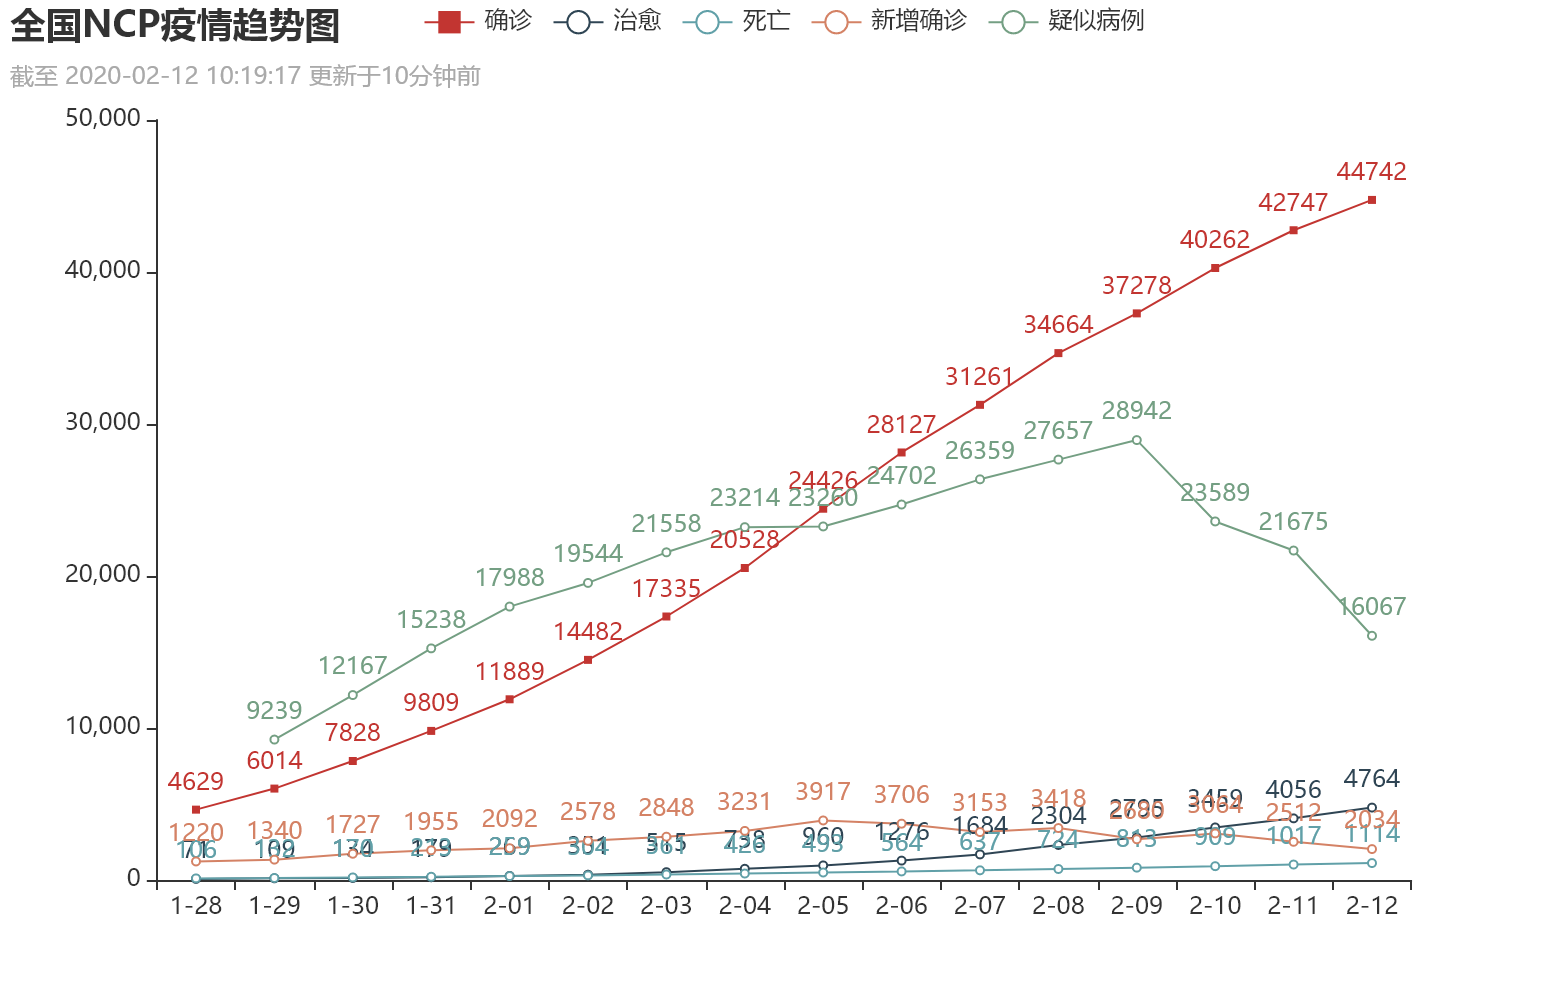

The Python source for this figure:
'''
@author：Billie
更新说明：
1-28 17:00 项目开始着手，spider方法抓取到第一条疫情数据，save_data_csv方法将疫情数据保存至csv文件
1-29 13:12 目标网页文档树改变，爬取策略修改，建立新方法：spider2
1-30 15:00 新建变量national_confirm,存储全国新增确诊数
1-31 15:00 摸鱼，缝缝补补又一天
2-01 15:00 目标网页文档树又改变了，爬取策略修改，建立新方法：spider3，全国数据改用xpath方法查找，全国数据新增“较昨日+”内容显示
2-02 15:00 建立新方法：save_data_main,存储所有日期的全国动态数据到main.csv,复习numpy,pandas
2-03 15:00 建立新方法：make_pic,使用matplotlib绘图
2-09 10:00 建立新方法：__init__,设置全局变量
2-11 14:00 建立新方法：make_chart,使用pyechart绘制图表
'''
import csv
import pandas as pd
import numpy as np
import selenium.webdriver
from selenium.webdriver.chrome.options import Options
import threading
import os
import matplotlib.pyplot as plt
from pyecharts.charts import Line,Bar,Grid
from pyecharts import options as opts
from pyecharts.render import make_snapshot
from snapshot_selenium import snapshot# 使用 snapshot-selenium 渲染图片
from pyecharts.globals import ThemeType# 内置主题类型可查看 pyecharts.globals.ThemeType


class Epidemic():
    def __init__(self):
        self.base_url="https://news.qq.com/zt2020/page/feiyan.htm"
        self.timeNum = 0#数据获取时间
        self.icbar_confirm = 0#全国确诊数
        self.icbar_confirm_a = 0#全国新增确诊
        self.icbar_suspect = 0#全国疑似
        self.icbar_cure = 0#全国治愈
        self.icbar_dead = 0#全国死亡
        self.dataDic = dict()#键为省名，值为省的具体数据
    def spider1(self,url):#此方法已失效
        global timeNum, provinceDic
        # 无窗口弹出操作
        options = Options()
        options.add_argument('--headless')
        options.add_argument('--disable-gpu')
        driver=selenium.webdriver.Chrome(options=options)
        driver.get(url)
        timeNum=driver.find_element_by_xpath('//*[@id="charts"]/div[2]/span[1]').text#实时
        icbar_confirm=driver.find_element_by_xpath('//*[@id="charts"]/div[3]/div[1]/div[1]').text#全国确诊数
        icbar_suspect=driver.find_element_by_xpath('//*[@id="charts"]/div[3]/div[2]/div[1]').text#疑似病例数
        icbar_cure=driver.find_element_by_xpath('//*[@id="charts"]/div[3]/div[3]/div[1]').text#治愈人数
        icbar_dead=driver.find_element_by_xpath('//*[@id="charts"]/div[3]/div[4]/div[1]').text#死亡人数
        print("{}\n全国确诊：{}\n疑似病例：{}\n治愈人数：{}\n死亡人数：{}\n".format(timeNum, icbar_confirm, icbar_cure, icbar_dead,icbar_suspect))
        place_current=driver.find_elements_by_css_selector('div[class="place  current"]')#湖北省的数据
        place = driver.find_elements_by_css_selector('div[class="place"]')#其他省的数据
        place_= driver.find_elements_by_css_selector('div[class="place  "]')#其他省的数据
        place_no_sharp = driver.find_elements_by_css_selector("div[class='place no-sharp ']")#自治区的数据
        tplt = "{0:{4}<10}\t{1:{4}<15}\t{2:{4}<15}\t{3:{4}<15}"
        print(tplt.format("地区","确诊人数","治愈人数","死亡人数",chr(12288)) + "\n")
        # 建立一个字典，键为省名，值为省的具体数据
        provinceDic=dict()
        provinceDic["全国"]=["全国",icbar_confirm, icbar_cure, icbar_dead, icbar_suspect]
        places = place_current + place + place_ + place_no_sharp  # 所有的行省的数据列表合集
        for place in places:
            # print(place.text)
            name=place.find_element_by_css_selector("span[class='infoName']").text
            confirm=place.find_element_by_css_selector("span[class='confirm'] span").text
            try:
                heal=place.find_element_by_css_selector("span[class='heal '] span").text
            except:
                heal = place.find_element_by_css_selector("span[class='heal hide'] span").text
            try:
                dead=place.find_element_by_css_selector("span[class='dead '] span").text
            except:
                dead=place.find_element_by_css_selector("span[class='dead hide'] span").text
            print(tplt.format(name,confirm,heal,dead,chr(12288)))
            provinceDic[name]=[name,confirm,heal,dead]
            # 建立一个字典，键为城市名，值为城市的具体数据
            # citiesDic=dict()
            # citiesDic[name]=[name,confirm,heal,dead]
            # cities=place.find_elements_by_css_selector("div[area={0}]".format(name))
            # for city in cities:#此省的每一个城市
            #     print(city.text)
            #     spans=city.find_elements_by_css_selector("span")
            #     i=0
            #     for span in spans:
            #         # print(i,span.text)
            #         i+=1
            #     name = spans[0].text
            #     confirm = spans[1].text
            #     try:
            #         heal = spans[3].text
            #     except:
            #         heal = spans[3].text
            #     try:
            #         dead = spans[5].text
            #     except:
            #         dead = spans[5].text
            #     citiesDic[name]=[name,confirm,heal,dead]
            #     print(name, confirm, heal, dead)
    def spider2(self,url):#1/29目标网页已改变，此方法已失效
        global timeNum, provinceDic
        # 无窗口弹出操作
        options = Options()
        options.add_argument('--headless')
        options.add_argument('--disable-gpu')
        driver=selenium.webdriver.Chrome(options=options)
        driver.get(url)
        timeNum=driver.find_element_by_css_selector("div[class='timeNum'] p[class='d']").text#实时
        icbar_confirm=driver.find_element_by_css_selector("div[class='icbar confirm'] div[class='number']").text#全国确诊数
        icbar_suspect=driver.find_element_by_css_selector("div[class='icbar suspect'] div[class='number']").text#疑似病例数
        icbar_cure=driver.find_element_by_css_selector("div[class='icbar cure'] div[class='number']").text#治愈人数
        icbar_dead=driver.find_element_by_css_selector("div[class='icbar dead'] div[class='number']").text#死亡人数
        print("\n{}\n全国确诊：{}\n疑似病例：{}\n治愈人数：{}\n死亡人数：{}\n".format(timeNum, icbar_confirm,icbar_suspect, icbar_cure, icbar_dead))
        placeItemWrap=driver.find_elements_by_css_selector('div[class="placeItemWrap current"]')#湖北省的数据
        placeItemWrap_ = driver.find_elements_by_css_selector('div[class="placeItemWrap "]')#其他省的数据
        abroad = driver.find_elements_by_css_selector('div[class="clearfix placeItem placeArea no-sharp abroad"]')  # 海外国家的数据
        tplt = "{1:{0}<10}\t{2:{0}<15}\t{3:{0}<15}\t{4:{0}<15}\t{5:{0}<15}"
        print(tplt.format(chr(12288),"地区","新增确诊","确诊人数","治愈人数","死亡人数",))
        # 建立一个字典，键为省名，值为省的具体数据
        provinceDic=dict()
        places = placeItemWrap + placeItemWrap_ + abroad # 所有的地区的数据列表合集
        national_confirm=0#全国新增确诊
        for place in places:
            # print(place.text)
            try:#国内地区
                name=place.find_element_by_css_selector("h2[class='blue']").text
            except:# 海外地区
                try:
                    name = place.find_element_by_css_selector("h2[class='blue ']").text
                except:
                    name = place.find_element_by_css_selector("h2[class='blue small']").text
            try:#国内新增确诊
                add=place.find_element_by_css_selector("div[class='add ac_add']").text
            except:
                add=""
            try:#国内累计确诊
                confirm=place.find_element_by_css_selector("div[class='confirm']").text
            except:# 海外累计确诊
                confirm = place.find_elements_by_css_selector("div")[0].text
            try:#国内治愈
                heal=place.find_element_by_css_selector("div[class='heal']").text
            except:#海外累计治愈
                heal = place.find_elements_by_css_selector("div")[1].text
            try:#国内死亡
                dead=place.find_element_by_css_selector("div[class='dead']").text
            except:#海外死亡
                dead = place.find_elements_by_css_selector("div")[2].text
            print(tplt.format(chr(12288),name,add,confirm,heal,dead,))
            provinceDic[name]=[name,confirm,heal,dead,add]
            try:#计算全国新增确诊数
                national_confirm+=int(add)
            except:#数据项为"-"，则跳过
                pass
        provinceDic["全国"] = ["全国", icbar_confirm, icbar_cure, icbar_dead, national_confirm, icbar_suspect]
    def spider3(self):#2/1目标网页已改变
        global timeNum, provinceDic
        # 无窗口弹出操作
        options = Options()
        options.add_argument('--headless')
        options.add_argument('--disable-gpu')
        driver=selenium.webdriver.Chrome(options=options)
        driver.get(self.base_url)
        self.timeNum=driver.find_element_by_xpath('//*[@id="charts"]/div[2]/div[1]/div/p[1]').text[2:]#实时
        self.icbar_confirm=driver.find_element_by_xpath('//*[@id="charts"]/div[2]/div[2]/div[1]/div[2]').text#全国确诊数
        icbar_confirm_add=driver.find_element_by_xpath('//*[@id="charts"]/div[2]/div[2]/div[1]/div[1]').text#全国确诊数add
        self.icbar_suspect=driver.find_element_by_xpath('//*[@id="charts"]/div[2]/div[2]/div[2]/div[2]').text#疑似病例数
        icbar_suspect_add=driver.find_element_by_xpath('//*[@id="charts"]/div[2]/div[2]/div[2]/div[1]').text#疑似病例数add
        self.icbar_cure=driver.find_element_by_xpath('//*[@id="charts"]/div[2]/div[2]/div[3]/div[2]').text#治愈人数
        icbar_cure_add=driver.find_element_by_xpath('//*[@id="charts"]/div[2]/div[2]/div[3]/div[1]').text#治愈人数add
        self.icbar_dead=driver.find_element_by_xpath('//*[@id="charts"]/div[2]/div[2]/div[4]/div[2]').text#死亡人数
        icbar_dead_add=driver.find_element_by_xpath('//*[@id="charts"]/div[2]/div[2]/div[4]/div[1]').text#死亡人数add
        self.icbar_confirm_a=driver.find_element_by_xpath('//*[@id="charts"]/div[2]/div[2]/div[1]/div[1]/span').text.strip("+")
        self.dataDic["全国"] = ["全国", self.icbar_confirm, self.icbar_cure, self.icbar_dead, self.icbar_confirm_a, self.icbar_suspect]
        print("\n{}\n全国确诊：{}\n疑似病例：{}\n治愈人数：{}\n死亡人数：{}\n".format(self.timeNum, self.icbar_confirm+" "+icbar_confirm_add,self.icbar_suspect+" "+icbar_suspect_add, self.icbar_cure+" "+icbar_cure_add, self.icbar_dead+" "+icbar_dead_add))
        hubei=driver.find_elements_by_css_selector('div[class="placeItemWrap current"]')#湖北省的数据集
        wuhan=driver.find_elements_by_css_selector("div[city='武汉']")#武汉市的数据集
        elprovince = driver.find_elements_by_css_selector('div[class="placeItemWrap"]')#其他省的数据集
        abroad = driver.find_elements_by_css_selector('div[class="clearfix placeItem placeArea no-sharp abroad"]')#海外国家的数据集
        tplt = "{1:{0}<10}\t{2:{0}<15}\t{3:{0}<15}\t{4:{0}<15}\t{5:{0}<15}"
        print(tplt.format(chr(12288),"地区","新增确诊","确诊人数","治愈人数","死亡人数",))
        places = hubei + wuhan + elprovince + abroad#所有的地区的数据列表合集
        for p in places:#查找目标，name\add\confirm\heal\dead
            place=p.find_element_by_css_selector("h2").text#湖北/武汉/国内/海外地区
            try:add=p.find_element_by_css_selector("div[class='add ac_add ']").text#国内新增确诊
            except:
                if place=="武汉":add = p.find_element_by_css_selector("div[class='ac_add ']").text#武汉地区新增确诊
                else:add=""#海外地区无数据
            try:confirm=p.find_element_by_css_selector("div[class='confirm']").text#国内累计确诊
            except:
                if place=="武汉":confirm=p.find_elements_by_css_selector("div")[1].text#武汉累计
                else:confirm = p.find_elements_by_css_selector("div")[0].text#海外累计确诊
            try:heal=p.find_element_by_css_selector("div[class='heal']").text#国内治愈人数
            except:
                if place=="武汉":heal=p.find_elements_by_css_selector("div")[2].text#武汉治愈人数
                else:heal = p.find_elements_by_css_selector("div")[1].text#海外治愈
            try:dead=p.find_element_by_css_selector("div[class='dead']").text#国内死亡
            except:
                if place=="武汉":dead = p.find_elements_by_css_selector("div")[3].text #武汉死亡人数
                else:dead = p.find_elements_by_css_selector("div")[2].text#海外死亡人数
            print(tplt.format(chr(12288),place,add,confirm,heal,dead,))
            self.dataDic[place]=[place,confirm,heal,dead,add]#向字典添加数据
    def save_data_csv(self,filepath,filename):#存储到allcsv\dailycsv中的csv文件
        # filename="_".join(time.split(":"))
        dataList=list(self.dataDic.values())
        with open(filepath+"//"+filename+".csv","w",newline="") as f:
            writer=csv.writer(f)
            writer.writerow(["地区","确诊人数","治愈人数","死亡人数","新增确诊","疑似病例"])
            for i in dataList:writer.writerow(i)#写入各个地区的数据
            writer.writerow([self.timeNum])#最后一行附上截至时间
            f.close()
    def save_data_main(self,filename):#存储所有日期的全国动态数据
        allfile=os.listdir("dailycsv")#所有的目标文件
        columns=["确诊人数", "治愈人数", "死亡人数", "新增确诊", "疑似病例"]#df参数1：main.csv的行索引
        index = [file[:-4] for file in allfile]#df参数2：main.csv的列索引,索引为去掉'.csv'的文件名
        data = []#df参数3：写入df的数据
        for file in allfile:#file: 2020-xx-xx xx xx xx.csv
            with open("dailycsv//"+file,"r") as f:#打开目标文件
                d=list(csv.reader(f))#读取目标文件数据，返回list
                data.append(d[1][1:])#目标数据是第一行的全国数据，且从第二列开始
                f.close()
        df=pd.DataFrame(data,index=index,columns=columns)#创建dataframe对象
        df.to_csv(filename,encoding="gbk")#将dataframe对象保存至csv文件
    def make_chart(self,filename):#pyechart
        #变量此时的数据类型:<class 'numpy.ndarray'>，需转化为列表
        (time,confirm,heal,dead,add,suspect)=np.loadtxt(filename,\
                                            skiprows=1,\
                                            dtype='str',\
                                            delimiter=',',\
                                            usecols=(0,1,2,3,4,5),\
                                            unpack=True)
        #新建图表
        chart =Line()#init_opts=opts.InitOpts(theme=ThemeType.LIGHT)
        #设置图表标题
        chart.set_global_opts(title_opts={"text": "全国NCP疫情趋势图", "subtext": self.timeNum})#
        #设置x,y轴
        chart.add_xaxis([i[-4:] for i in time])
        chart.add_yaxis("确诊", list(confirm),symbol=" ",is_symbol_show=True)#,is_connect_nones=False
        chart.add_yaxis("治愈", list(heal))
        chart.add_yaxis("死亡", list(dead))
        chart.add_yaxis("新增确诊", list(add))
        chart.add_yaxis("疑似病例", list(suspect))
        chart.width=100
        chart.page_title="NCP疫情动态"
        chart.theme="black"
        #保存为本地文件
        # render 会生成本地 HTML 文件，默认会在当前目录生成 render.html 文件，bar.render("mycharts.html")
        make_snapshot(snapshot, chart.render("main.html"), "main.png")
        os.startfile(os.getcwd()+"\\main.html")#打开文件

    def main(self):
        ''''''
        self.spider3()#获取疫情实时动态信息
        self.save_data_csv(filepath="allcsv",\
                           filename=self.timeNum[3:22].replace(":"," "))#存入allcsv文件
        self.save_data_csv(filepath="dailycsv",\
                           filename=self.timeNum[3:22].replace(":"," ")[:10])#存入dailycsv文件
        self.save_data_main(filename="main.csv")

        self.make_chart(filename="main.csv")
        # self.make_chart2(filename="main.csv")
        #设定运行间隔时间
        global timer
        timer=threading.Timer(1000,self.main)
        timer.start()
if __name__ == '__main__':
    billie=Epidemic()
    billie.main()
